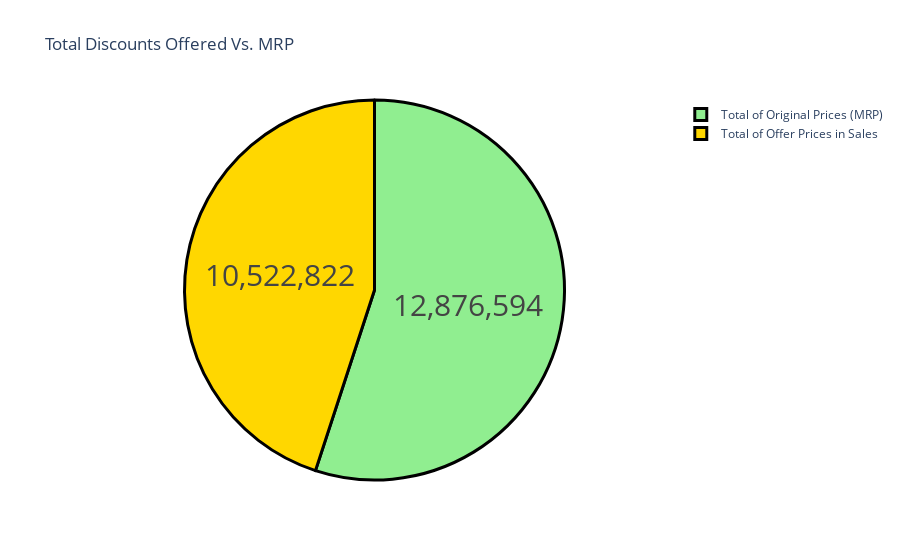

Here is the notebook cell this chart was saved with:
### Code cell
label = ["Total of Offer Prices in Sales", "Total of Original Prices (MRP)"]
counts = [sum(data["offer_price"]), sum(data["original_price"])]
colors = ['gold','lightgreen']
fig = go.Figure(data=[go.Pie(labels=label, values=counts)])
fig.update_layout(title_text='Total Discounts Offered Vs. MRP')
fig.update_traces(hoverinfo='label+percent', textinfo='value', textfont_size=30,
                  marker=dict(colors=colors, line=dict(color='black', width=3)))
fig.show()

### Figure 1 — Plotly figure (JSON) as saved in the notebook; plotly's stock layout.template omitted (floating-point values rounded to 4 significant figures)
{"data": [{"hoverinfo": "label+percent", "labels": ["Total of Offer Prices in Sales", "Total of Original Prices (MRP)"], "marker": {"colors": ["gold", "lightgreen"], "line": {"color": "black", "width": 3}}, "textfont": {"size": 30}, "textinfo": "value", "type": "pie", "values": [10522822, 12876594]}], "layout": {"autosize": true, "title": {"text": "Total Discounts Offered Vs. MRP"}}}
